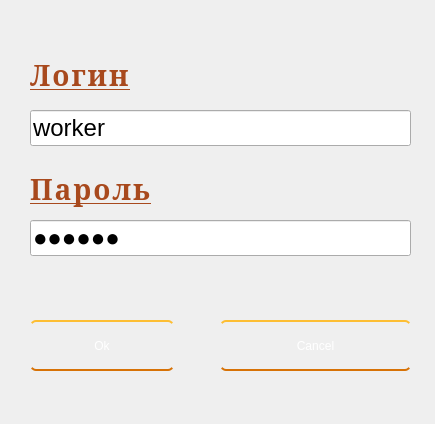
<?xml version="1.0" encoding="UTF-8"?>
<ui version="4.0">
 <class>Dialog</class>
 <widget class="QDialog" name="Dialog">
  <property name="geometry">
   <rect>
    <x>0</x>
    <y>0</y>
    <width>435</width>
    <height>424</height>
   </rect>
  </property>
  <property name="windowTitle">
   <string>Войти</string>
  </property>
  <property name="styleSheet">
   <string notr="true">QWidget{
background-image: url(background.jpg);
}</string>
  </property>
  <widget class="QPushButton" name="accepted_btn">
   <property name="geometry">
    <rect>
     <x>30</x>
     <y>320</y>
     <width>144</width>
     <height>51</height>
    </rect>
   </property>
   <property name="styleSheet">
    <string notr="true">QPushButton {
  display: inline-block;
  color: white;
  text-decoration: none;
  padding: .2em 2em;
  outline: none;
  border-width: 2px 0;
  border-style: solid none;
  border-color: #FDBE33 #000 #D77206;
  border-radius: 6px;
  background: linear-gradient(#F3AE0F, #E38916) #E38916;
  transition: 0.2s;
} 
QPushButton:active { 
background: linear-gradient(#f59500, #f5ae00) #f59500; 
}
QPushButton:hover{ 
background: linear-gradient(#f5ae00, #f59500) #f5ae00; 
}</string>
   </property>
   <property name="text">
    <string>Ok</string>
   </property>
  </widget>
  <widget class="QPushButton" name="canceled_btn">
   <property name="geometry">
    <rect>
     <x>220</x>
     <y>320</y>
     <width>191</width>
     <height>51</height>
    </rect>
   </property>
   <property name="styleSheet">
    <string notr="true">QPushButton {
  display: inline-block;
  color: white;
  text-decoration: none;
  padding: .2em 2em;
  outline: none;
  border-width: 2px 0;
  border-style: solid none;
  border-color: #FDBE33 #000 #D77206;
  border-radius: 6px;
  background: linear-gradient(#F3AE0F, #E38916) #E38916;
  transition: 0.2s;
} 
QPushButton:hover {
 background: linear-gradient(#f5ae00, #f59500) #f5ae00; 
}</string>
   </property>
   <property name="text">
    <string>Cancel</string>
   </property>
  </widget>
  <widget class="QLineEdit" name="ln_password">
   <property name="geometry">
    <rect>
     <x>30</x>
     <y>220</y>
     <width>381</width>
     <height>36</height>
    </rect>
   </property>
   <property name="font">
    <font>
     <pointsize>18</pointsize>
     <weight>50</weight>
     <bold>false</bold>
    </font>
   </property>
   <property name="styleSheet">
    <string notr="true">QLineEdit:hover{
border: 2px solid #CB5721;
border-radius: 22px;
}</string>
   </property>
   <property name="text">
    <string>worker</string>
   </property>
   <property name="echoMode">
    <enum>QLineEdit::Password</enum>
   </property>
  </widget>
  <widget class="QLabel" name="lb_password">
   <property name="geometry">
    <rect>
     <x>30</x>
     <y>169</y>
     <width>371</width>
     <height>41</height>
    </rect>
   </property>
   <property name="font">
    <font>
     <family>serif,Georgia</family>
     <pointsize>-1</pointsize>
     <weight>87</weight>
     <italic>false</italic>
     <bold>true</bold>
     <underline>true</underline>
    </font>
   </property>
   <property name="styleSheet">
    <string notr="true">QLabel{
background: rgb(0, 0, 0, 0); 
font-family: serif, Georgia;
font-size: 28px;
letter-spacing: 2px;
word-spacing: 2px;
color: #A8491D;
font-weight: 700;
text-decoration: underline rgb(68, 68, 68);
font-style: normal;
font-variant: small-caps;
text-transform: none;
}</string>
   </property>
   <property name="text">
    <string>Пароль</string>
   </property>
  </widget>
  <widget class="QLineEdit" name="ln_login">
   <property name="geometry">
    <rect>
     <x>30</x>
     <y>110</y>
     <width>381</width>
     <height>36</height>
    </rect>
   </property>
   <property name="font">
    <font>
     <pointsize>18</pointsize>
     <weight>50</weight>
     <bold>false</bold>
    </font>
   </property>
   <property name="styleSheet">
    <string notr="true">QLineEdit:hover{
border: 2px solid #CB5721;
border-radius: 22px;
}
</string>
   </property>
   <property name="text">
    <string>worker</string>
   </property>
  </widget>
  <widget class="QLabel" name="lb_login">
   <property name="geometry">
    <rect>
     <x>30</x>
     <y>40</y>
     <width>371</width>
     <height>71</height>
    </rect>
   </property>
   <property name="font">
    <font>
     <family>serif,Georgia</family>
     <pointsize>-1</pointsize>
     <weight>87</weight>
     <italic>false</italic>
     <bold>true</bold>
     <underline>true</underline>
    </font>
   </property>
   <property name="styleSheet">
    <string notr="true">QLabel{
background: rgb(0, 0, 0, 0); 
font-family: serif, Georgia;
font-size: 28px;
letter-spacing: 2px;
word-spacing: 2px;
color: #A8491D;
font-weight: 700;
text-decoration: underline rgb(68, 68, 68);
font-style: normal;
font-variant: small-caps;
text-transform: none;
}</string>
   </property>
   <property name="text">
    <string>Логин</string>
   </property>
  </widget>
 </widget>
 <resources/>
 <connections/>
</ui>
